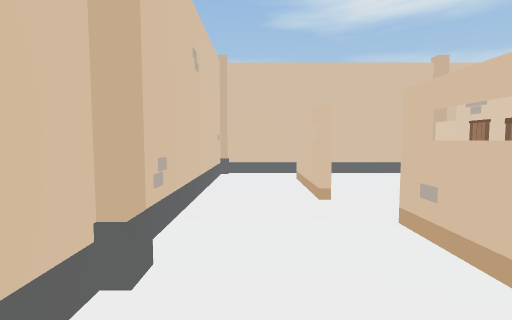
[1] (above)

16 first-person views from a walk through a Unity game level. The camera is 1.5 m above the floor, tilts 4° down and sees 85° across. The floor is counted in squares, 1 m on a side. Each view is taken from the middle of a square. On the plan, view 1 faces up. The plan holds only what a view shows up to about 14 squares ahead; the rest is blank. The place goes on beyond the plan. The player character is not drawn. Some surface patterns are stand-ins.

[2]
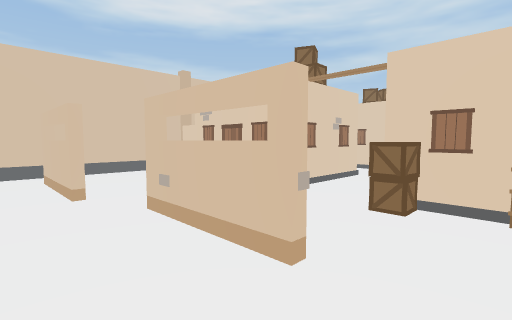

[3]
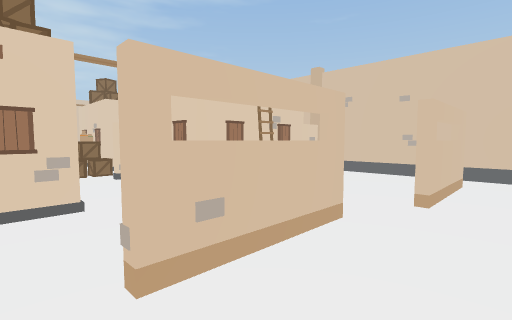

[4]
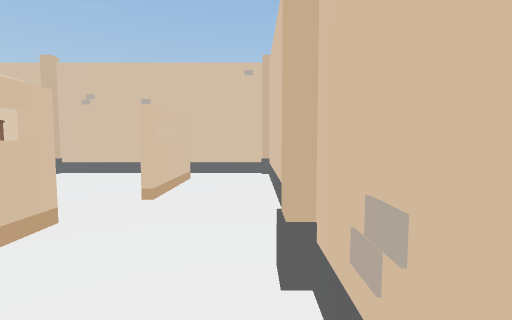

[5]
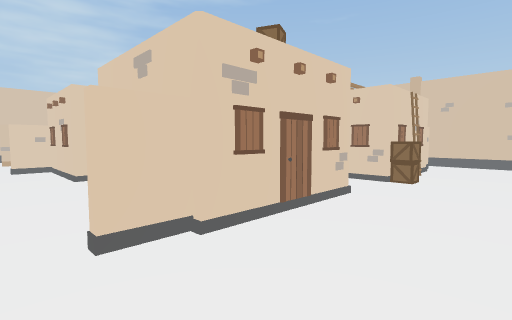

[6]
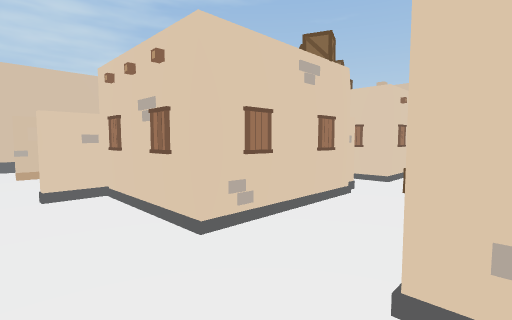

[7]
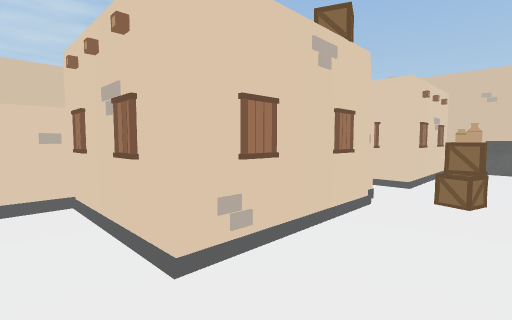

[8]
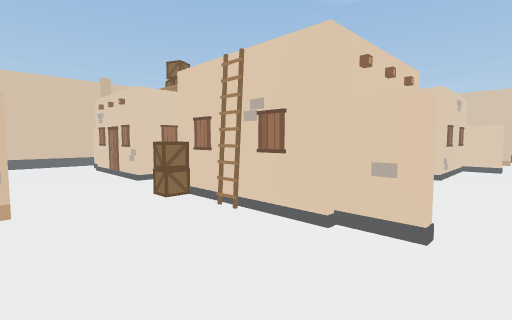

[9]
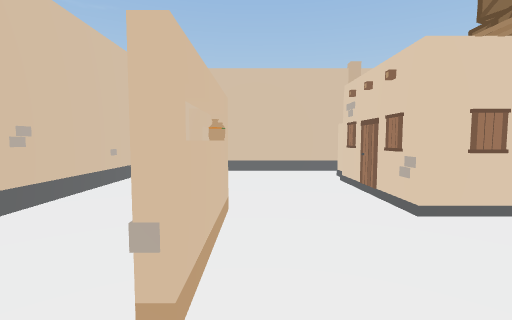

[10]
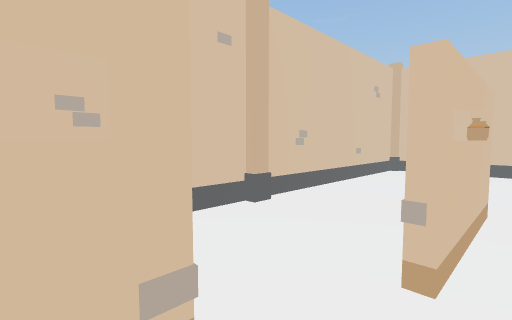

[11]
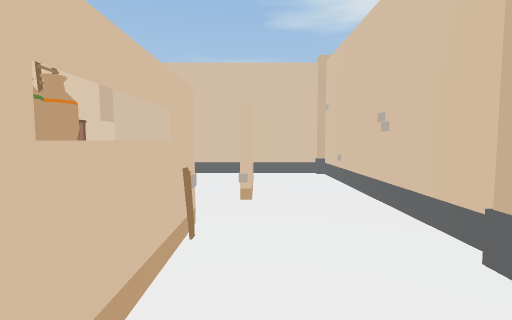

[12]
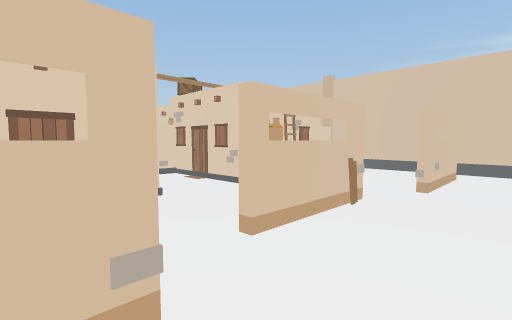

[13]
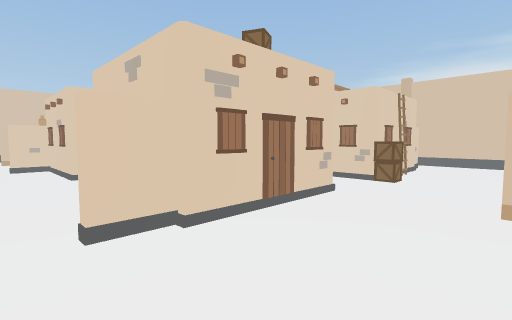

[14]
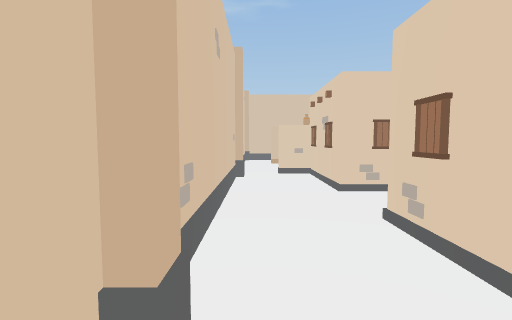

[15]
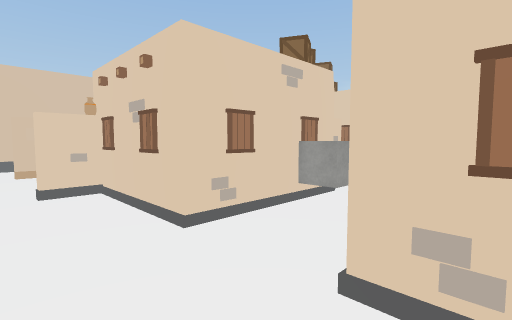

[16]
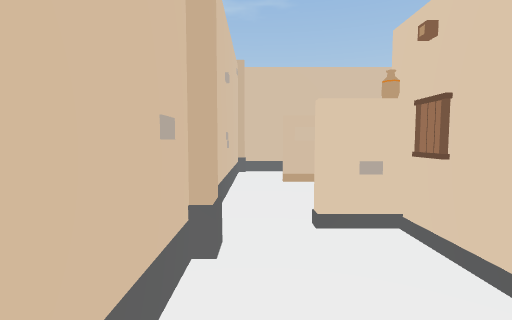

### Floor plan
Key: @ floor where view 1 was taken; # wall or solid block; . floor; = window, fence, low wall or low ledge; B building; A box; C cube; O other object.
Columns run from 2 left of view 1 to 28 right of it. Each row starts with its distance up from view 1.
 13 ###########          ##########
 12 #.............................#
 11 #...#......................O..#
 10 #...=....#...........O.....=..#
  9 #...=....######..######....=..#
  8 #...=....#    B..B    B....=..#
  7 #........#     ..#    #....O..#
  6 #........##   B..#    B.......#
  5 O....O...B#####..#####A...#...#
  4 O....O.........A.O.....A..O...#
  3 #....=.........AA.........=...#
  2 #....=.....   .A... ......O...#
  1 #....O..AB#   #..#####B.......#
  0 #.@......##   CC.#   ##.......#
 -1 #...#....#    #..#    #....O..#
 -2 #...=....#    B..#   ##.... ..#
 -3 #...=....#####B..#####B.... ..#
 -4 #...=....O...........#.....  .#
 -5 #..........................  .#
 -6 #..........................  .#
 -7 ###############################

Positions as (right, up) in squares from view 1, and headings:
1: (0, 0), facing up
2: (0, -1), facing up-right
3: (0, 6), facing down-right
4: (-1, 6), facing down
5: (3, 12), facing down-right
6: (11, 12), facing down-right
7: (12, 11), facing down-right
8: (24, 12), facing down-left
9: (23, 7), facing down
10: (23, 8), facing down-right
11: (25, 0), facing up
12: (27, -2), facing up-left
13: (24, -6), facing up-left
14: (20, -6), facing left
15: (16, -6), facing up-left
16: (12, -6), facing left
